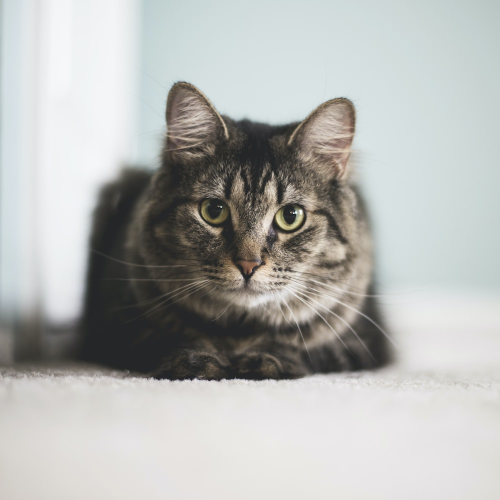
#> input picture cat.jpg, 1000 x 1000 px (shown at 1/2 size)
$ jupyter execute main.ipynb
#> lines starting #> are read from the running program, lines starting #| are printed output that depends on the picture; after the words box and inside, x2 and y2 are one past the last pixel; in counts of white or black regions, pixels touching at a corner belong together
# String art Hough transform

## Image pre processing

[cell 1]
import cv2
import numpy as np
import matplotlib.pyplot as plt

[cell 2]
def show_img(img):
    #BGR to RGB
    img2show = cv2.cvtColor(img, cv2.COLOR_BGR2RGB)

    #axis off
    plt.axis("off")

    #show image
    plt.imshow(img2show)

def plot_bw(img):
    #change background color to black
    plt.figure(facecolor='black')

    plt.axis("off")
    plt.imshow(img, cmap=plt.get_cmap('gray'))

[cell 3]
IMG = cv2.imread('cat.jpg', cv2.IMREAD_GRAYSCALE)
#> IMG: shape (1000, 1000); min 0, max 255, mean 181.2
show_img(IMG)
plt.show()

[cell 4]
# Reshaping the image
shape = np.array([31, 31])

IMG_RESHAPED = cv2.resize(IMG, shape)
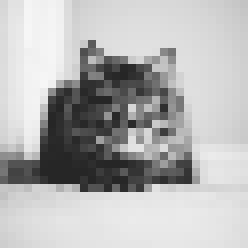
#> IMG_RESHAPED: shape (31, 31) (shown 8 times larger); min 38, max 246, mean 181.4

show_img(IMG_RESHAPED)
plt.show()

[cell 5]
#Converting to binary black and white
IMG_BW = cv2.threshold(IMG_RESHAPED, 127, 255, cv2.THRESH_BINARY)[1]
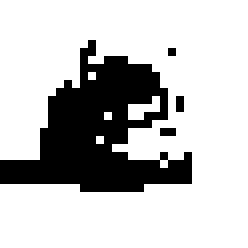
#> IMG_BW: shape (31, 31) (shown 8 times larger); 76.4% white; 4 black regions (3 under 20 px), largest, box (x1, y1, x2, y2) and area: (0, 5, 24, 24) 222
plot_bw(IMG_BW)
plt.show()

[cell 6]
BLACK_PIXELS = np.where(IMG_BW == 0)
#> BLACK_PIXELS = 227 positions, rows 5 to 23, columns 0 to 23
BLACK_PIXELS = np.array(BLACK_PIXELS).T
#> BLACK_PIXELS = 227 pairs, first value 5 to 23, second value 0 to 23

plot_bw(IMG_BW)
plt.scatter(BLACK_PIXELS[:, 1], BLACK_PIXELS[:, 0], s=1, c='r')
plt.show()
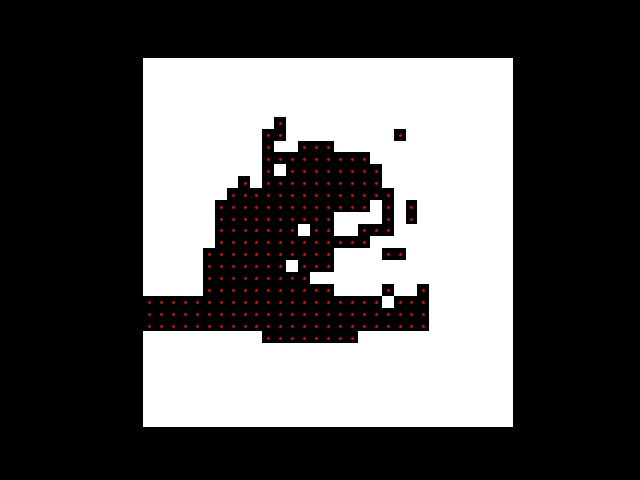
#> figure drawn by matplotlib, 1 panel

## Hough setup

[cell 7]
CENTER = shape/2 - 0.5
RADIUS = shape[0]/2
N_POINTS = 12
DELTA = 2*np.pi/N_POINTS

[cell 8]
POINTS = np.array([
    [CENTER[0] + np.cos(DELTA * i) * RADIUS, CENTER[1] + np.sin(DELTA * i) * RADIUS] for i in range(N_POINTS)
])

[cell 9]
def drawPoints(points):
    for point in points:
        plt.plot(point[0], point[1], 'ro')

[cell 10]
plot_bw(IMG_BW)
drawPoints(POINTS)
plt.show()

[cell 11]
def plotAccumulator(accumulator, title='Hough Accumulator'):
#> called with accumulator = array of shape (12, 12), title = 'Hough Accumulator'
    plt.figure(figsize=(10, 10))
    plt.imshow(accumulator, cmap='jet')
    plt.title(title)
    plt.xlabel('First Pin')
    plt.ylabel('Second Pin')
    plt.show()
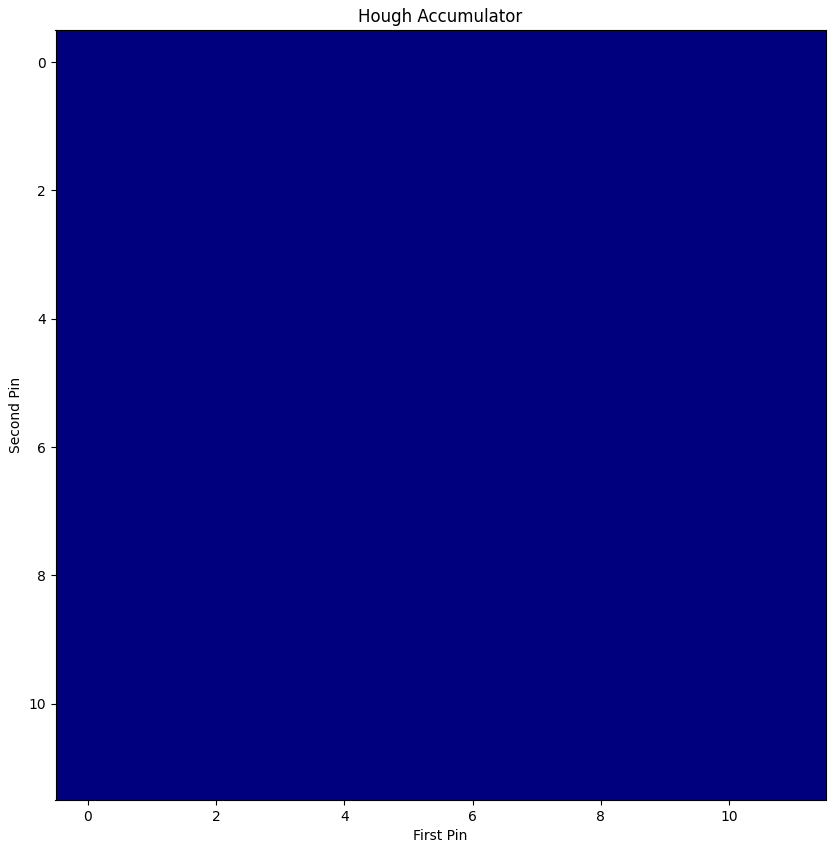
#> figure drawn by matplotlib, 1 panel
